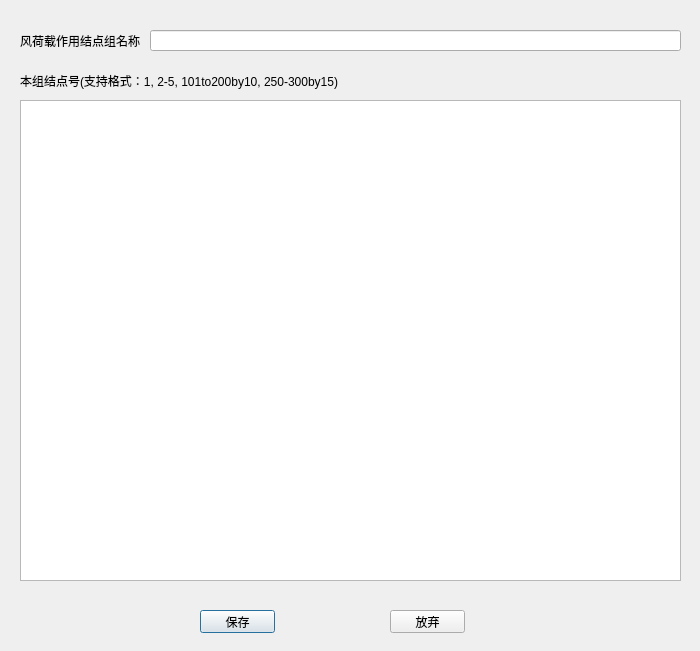
<?xml version="1.0" encoding="UTF-8"?>
<ui version="4.0">
 <class>WindNodeGroupDef</class>
 <widget class="QDialog" name="WindNodeGroupDef">
  <property name="geometry">
   <rect>
    <x>0</x>
    <y>0</y>
    <width>700</width>
    <height>651</height>
   </rect>
  </property>
  <property name="sizePolicy">
   <sizepolicy hsizetype="Fixed" vsizetype="Fixed">
    <horstretch>0</horstretch>
    <verstretch>0</verstretch>
   </sizepolicy>
  </property>
  <property name="minimumSize">
   <size>
    <width>700</width>
    <height>651</height>
   </size>
  </property>
  <property name="maximumSize">
   <size>
    <width>700</width>
    <height>651</height>
   </size>
  </property>
  <property name="windowTitle">
   <string>风荷载作用结点组编辑</string>
  </property>
  <property name="windowIcon">
   <iconset>
    <normaloff>VBC.png</normaloff>VBC.png</iconset>
  </property>
  <widget class="QPushButton" name="SaveWindNodeGroup">
   <property name="geometry">
    <rect>
     <x>200</x>
     <y>610</y>
     <width>75</width>
     <height>23</height>
    </rect>
   </property>
   <property name="text">
    <string>保存</string>
   </property>
  </widget>
  <widget class="QPushButton" name="AbandonWindNodeGroup">
   <property name="geometry">
    <rect>
     <x>390</x>
     <y>610</y>
     <width>75</width>
     <height>23</height>
    </rect>
   </property>
   <property name="text">
    <string>放弃</string>
   </property>
  </widget>
  <widget class="QLabel" name="label_7">
   <property name="geometry">
    <rect>
     <x>20</x>
     <y>30</y>
     <width>151</width>
     <height>21</height>
    </rect>
   </property>
   <property name="text">
    <string>风荷载作用结点组名称</string>
   </property>
  </widget>
  <widget class="QLineEdit" name="windNodeGroupNameEnter">
   <property name="geometry">
    <rect>
     <x>150</x>
     <y>30</y>
     <width>531</width>
     <height>21</height>
    </rect>
   </property>
  </widget>
  <widget class="QPlainTextEdit" name="windNodeGroupEnter">
   <property name="geometry">
    <rect>
     <x>20</x>
     <y>100</y>
     <width>661</width>
     <height>481</height>
    </rect>
   </property>
  </widget>
  <widget class="QLabel" name="label_14">
   <property name="geometry">
    <rect>
     <x>20</x>
     <y>70</y>
     <width>531</width>
     <height>21</height>
    </rect>
   </property>
   <property name="text">
    <string>本组结点号(支持格式：1, 2-5, 101to200by10, 250-300by15)</string>
   </property>
  </widget>
 </widget>
 <resources/>
 <connections/>
</ui>
